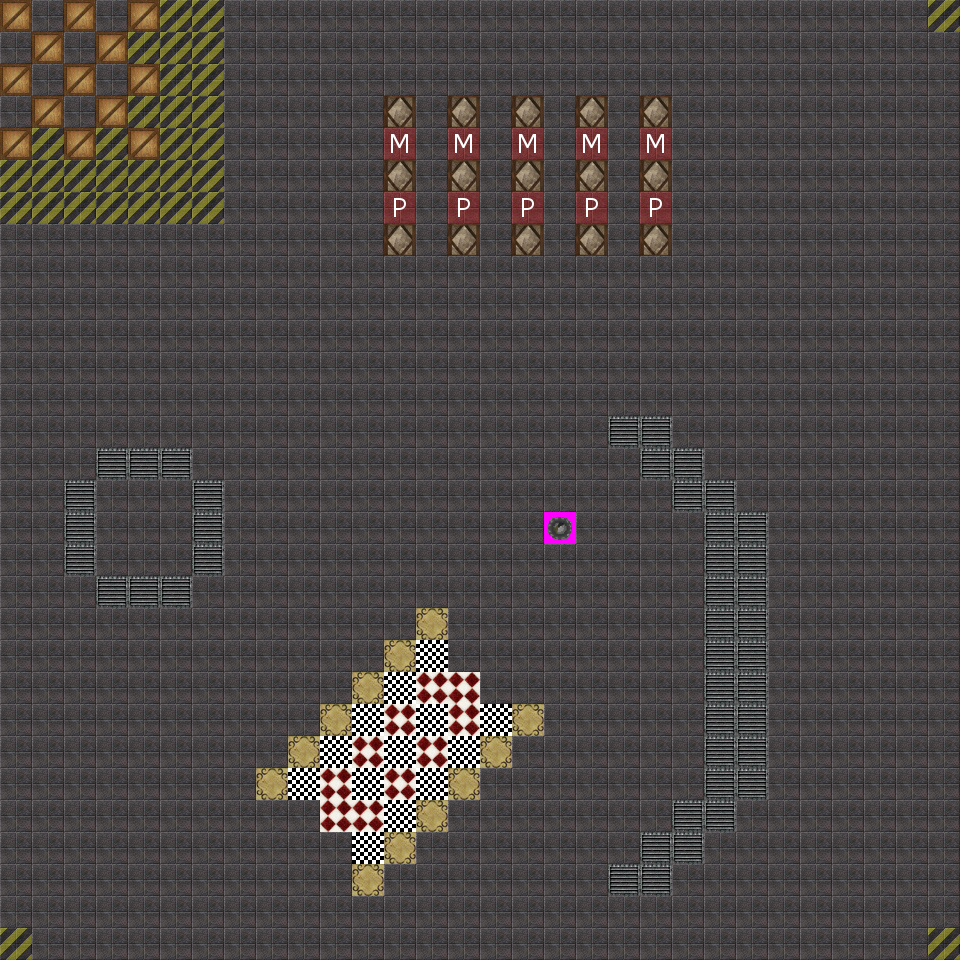

The image is a tile-based game level rendered from a .tmx file. Its description and source (layers, tilesets, objects; grid data summarised) follow:
An orthogonal 30x30 tile map with 32x32 px tiles, 6 tile layers (Floor, HWall, Wall, Ceiling, ...), 2 tilesets.

<map version="1.0" orientation="orthogonal" renderorder="right-down" width="30" height="30" tilewidth="32" tileheight="32" nextobjectid="1">
 <tileset firstgid="1" name="meta" tilewidth="32" tileheight="32" tilecount="10" columns="10">
  <image source="meta.png" width="320" height="32" />
 </tileset>
 <tileset firstgid="11" name="city" tilewidth="32" tileheight="32" tilecount="256" columns="16">
  <image source="city.jpg" width="512" height="512" />
 </tileset>
 <layer name="Floor" width="30" height="30">
  <data>[900 cells, 900 non-empty, 3 distinct tile ids]</data>
 </layer>
 <layer name="HWall" width="30" height="30">
  <data>[900 cells, 0 non-empty, 0 distinct tile ids]</data>
 </layer>
 <layer name="Wall" width="30" height="30">
  <data>[900 cells, 83 non-empty, 5 distinct tile ids]</data>
 </layer>
 <layer name="Ceiling" width="30" height="30">
  <data>[900 cells, 0 non-empty, 0 distinct tile ids]</data>
 </layer>
 <layer name="Meta" width="30" height="30">
  <data>[900 cells, 10 non-empty, 2 distinct tile ids]</data>
 </layer>
 <layer name="Spawn" width="30" height="30">
  <data>[900 cells, 31 non-empty, 1 distinct tile ids]</data>
 </layer>
</map>
